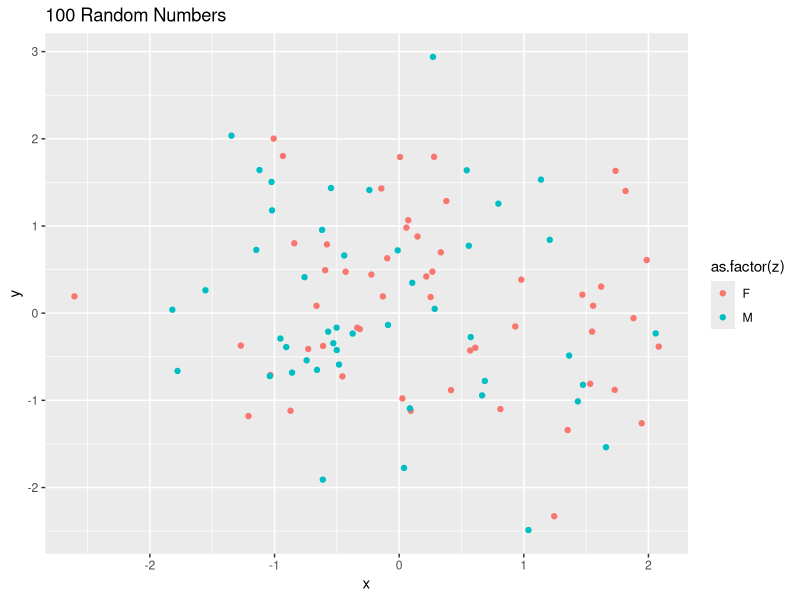
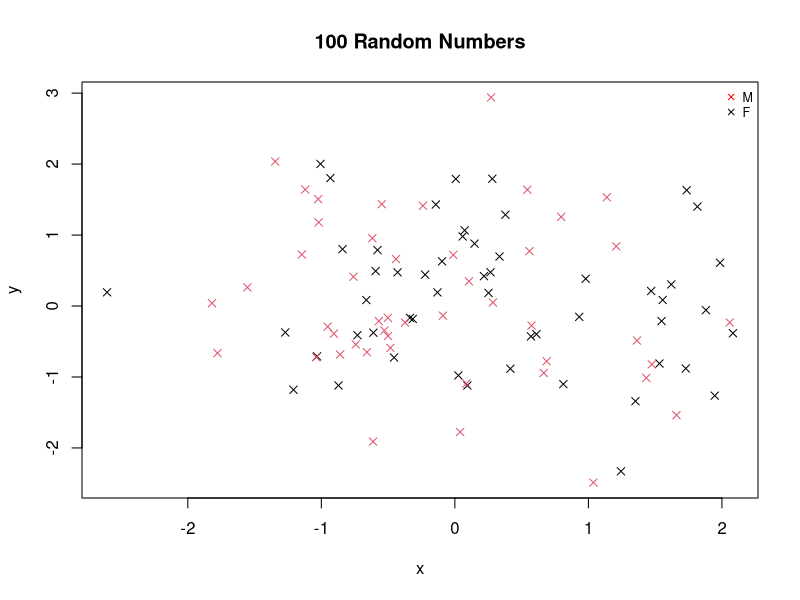
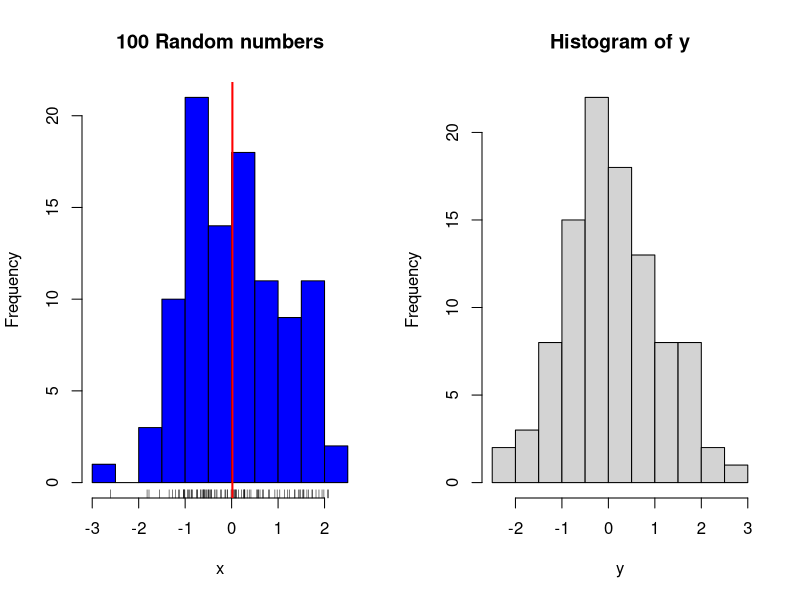
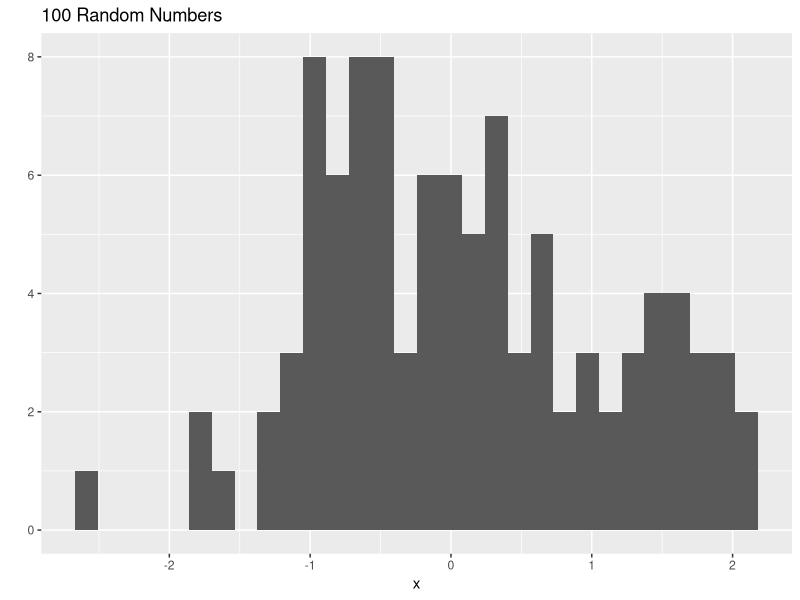
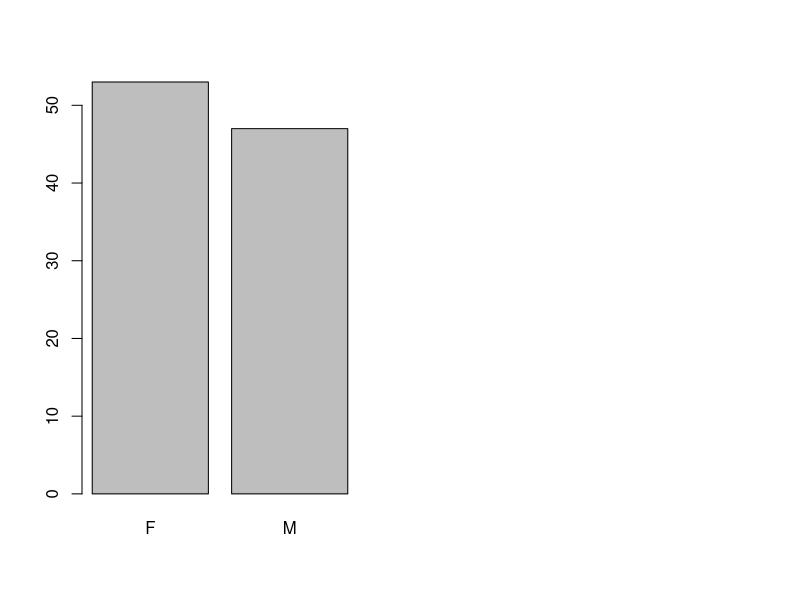
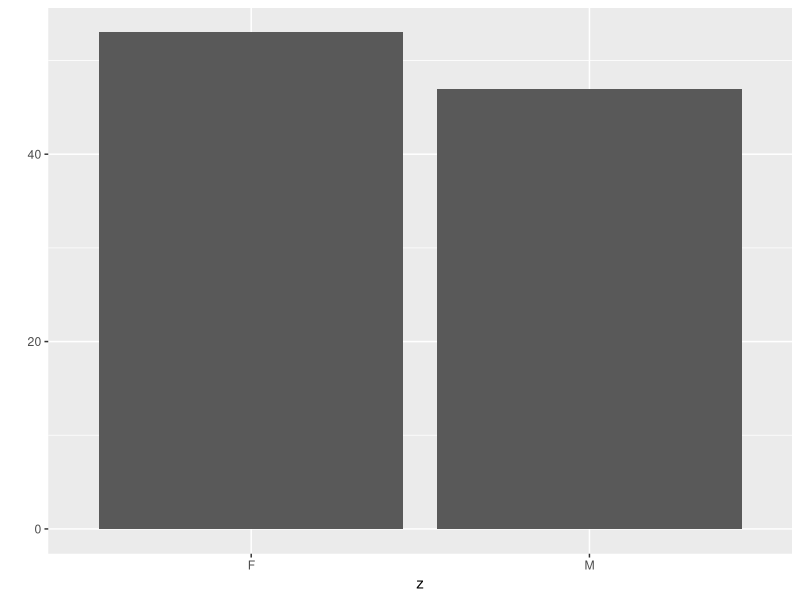
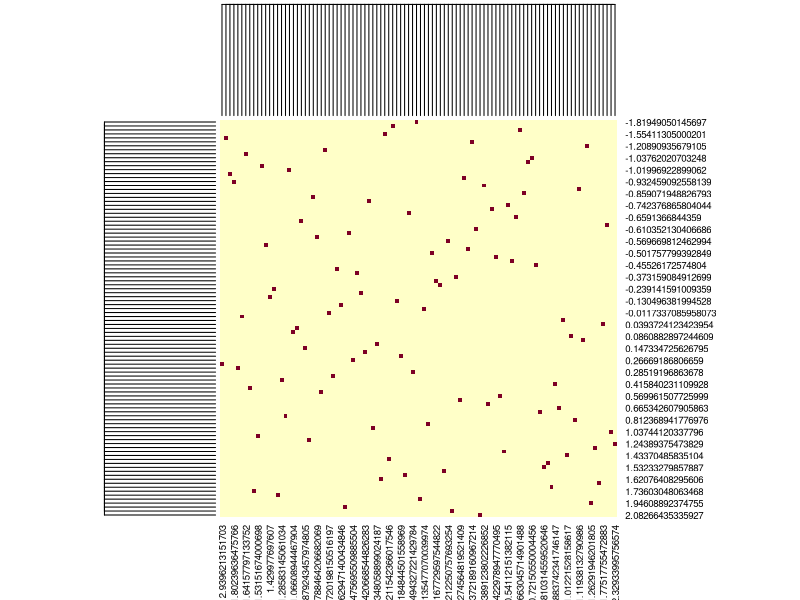
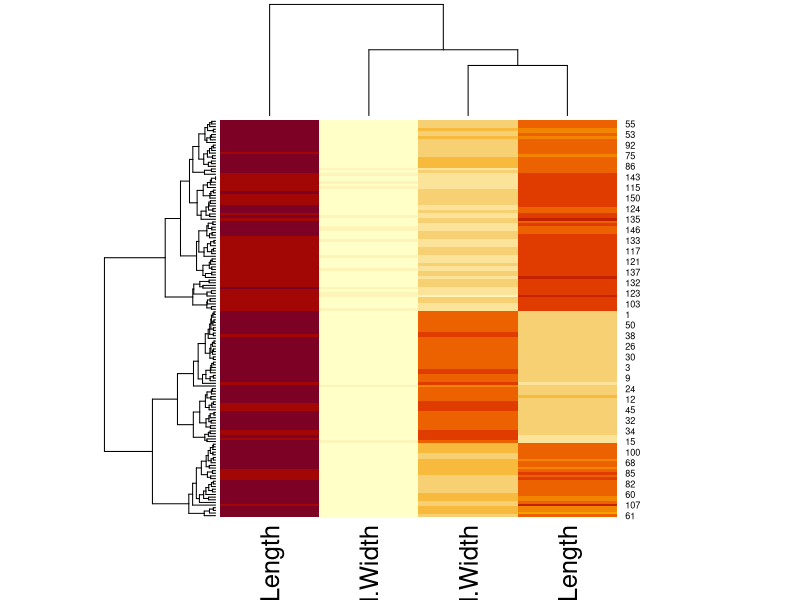

Source code (R) for these figures, in order:
## ---- chunk 1
library(ggplot2)
x <- rnorm(100)
y <- rnorm(100)
z <- sample(c("M", "F"), 100, replace = TRUE)
dt <- data.frame(x, y, z)
head(dt)
summary(dt)
qplot(x, y, xlab = 'x', ylab = 'y', main = '100 Random Numbers', color=as.factor(z))
plot(x, y, xlab = 'x', ylab = 'y', main = '100 Random Numbers', col=as.factor(z), pch=4)
legend('topright', c("M", "F") , pch=4, col=c('red', 'black'), bty='n', cex=.75)
## ---- chunk 2
# using normal stuff

par(mfrow=c(1, 2))
hist(x, main = '100 Random numbers', col = 'blue')
rug(x)
abline(v = median(x), col='red', lwd=2)
hist(y)
qplot(x, main = '100 Random Numbers', geom = "histogram", bins=30)
## ---- chunk 3
tab <- table(z)
tab
barplot(tab)

qplot(z, geom = 'bar')

heatmap(table(x ,y))
## ---- chunk 4
# interpret this heatmap
par(xpd=NA)
heatmap(as.matrix(iris[, -5]))
qplot(iris$Species, geom = 'bar')
## ---- chunk 5
ggplot(dt, aes(x=x, y=y)) + geom_boxplot()
boxplot(x, col = 'cyan')
